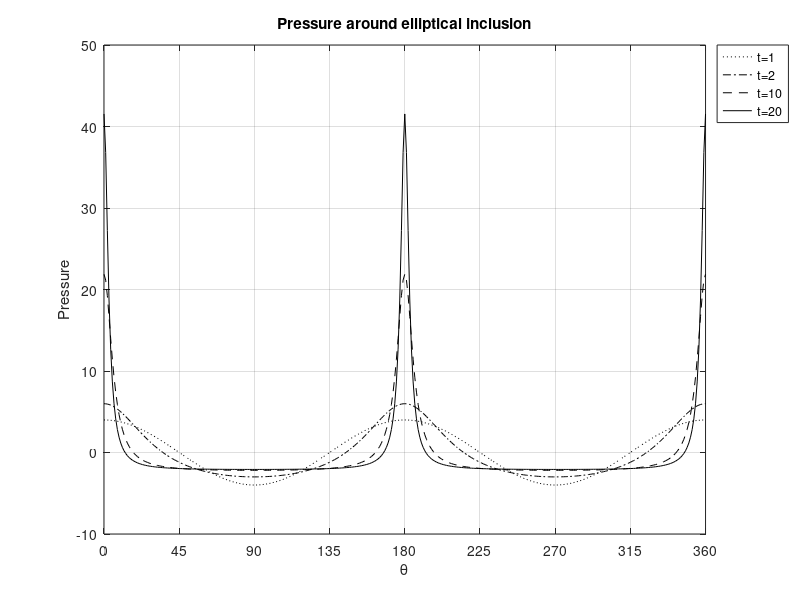

The MATLAB script that drew this image:
%==============================================================================================================
% ELL_P_INTERF.M
%
% Pressure in the matrix at the elliptical clast-matrix interface. 
%
% 2002, Dani Schmid
%
% DISCLAIMER OF WARRANTY: 
% Since the Software is provided free of charge, the Software is provided on an AS IS basis,
% without warranty of any kind, including without limitation the warranties of merchantability,
% fitness for a particular purpose and non-infringement. The entire risk as to the quality and performance 
% of the Software is borne by you. Should the Software prove defective, 
% you assume the entire cost of any service and repair. 
%
% LIMITATION OF LIABILITY: 
% UNDER NO CIRCUMSTANCES AND UNDER NO LEGAL THEORY, TORT, CONTRACT, OR OTHERWISE, 
% SHALL THE AUTHORS BE LIABLE TO YOU OR ANY OTHER PERSON FOR ANY INDIRECT, SPECIAL, INCIDENTAL, 
% OR CONSEQUENTIAL DAMAGES OF ANY CHARACTER INCLUDING, WITHOUT LIMITATION, DAMAGES FOR LOSS OF GOODWILL, 
% WORK STOPPAGE, COMPUTER FAILURE OR MALFUNCTION, OR ANY AND ALL OTHER COMMERCIAL DAMAGES OR LOSSES
%==============================================================================================================


%CLEAR FIGURE
figure(1);
clf

%COMPLEX NUMBER DEFINITION
I       = sqrt(-1);
i       = sqrt(-1);

%VISCOSITY CONTRAST BETWEEN CLAST AND MATRIX
mc      = 1e+3;

%FAR FIELD FLOW
er      = -1;
gr      = 0;
alpha   = 0/180*pi;

%ASPECT RATIO, t CANNOT BE 1 or SMALLER, USE t=1.001 FOR CIRCULAR INCLUSION APPROXIMATION
t       = [1.0001, 2, 10, 20];
Styles  = {':k', '-.k', '--k', '-k'};

%CIRCUMFERENCE
theta   = 0:2*pi/360:2*pi;

for m=1:length(t)
    %TRANSLATE ASPECT RATIO INTO RADIUS
    rc      = sqrt((t(m)-1)*(t(m)+1))/(t(m)-1);
    
    %PRESSURE ON RADIUS
    press   = (2.*mc.*rc.^4-2.*mc-2.*rc.^4+2).*rc.^2./(mc.*rc.^4+mc-1+rc.^4)./(1+rc.^4+mc.*rc.^4-mc).*((rc.^2.*(cos(theta).^2-sin(theta).^2)-1)./((rc.^2.*(cos(theta).^2-sin(theta).^2)-1).^2+4.*rc.^4.*sin(theta).^2.*cos(theta).^2).*(-2.*er.*cos(2.*alpha)-gr.*sin(2.*alpha)).*(mc.*rc.^4+mc-1+rc.^4)+2.*rc.^2.*sin(theta).*cos(theta)./((rc.^2.*(cos(theta).^2-sin(theta).^2)-1).^2+4.*rc.^4.*sin(theta).^2.*cos(theta).^2).*(-gr.*cos(2.*alpha)+2.*er.*sin(2.*alpha)).*(1+rc.^4+mc.*rc.^4-mc));
    
    %PLOTTING
    plot(theta/pi*180, press, Styles{m});
    hold on;
end
achsen  = axis;
axis([0 360 achsen(3:4)]);
set(gca, 'Xtick', [0:45:360])
grid on;

title('Pressure around elliptical inclusion');
xlabel('\theta');
ylabel('Pressure');
legend({'t=1','t=2','t=10','t=20'}, 'Location', 'NorthEastOutside');
